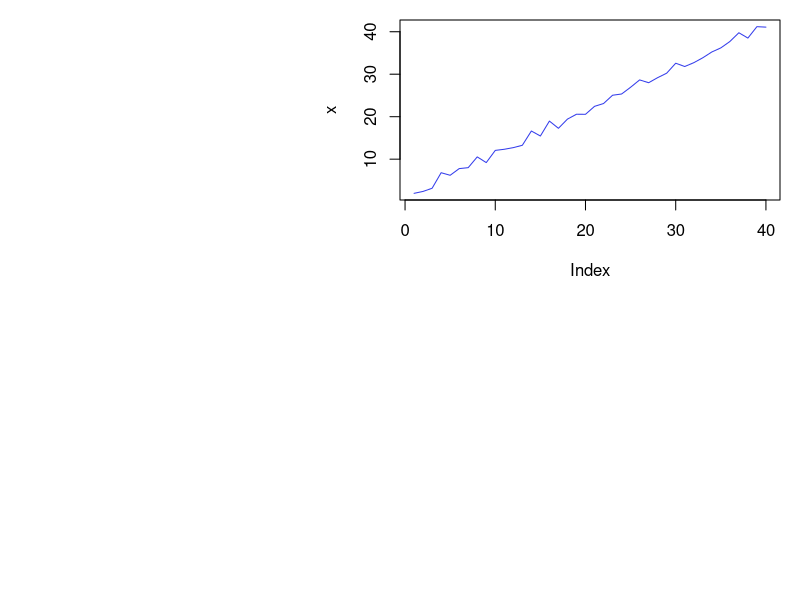
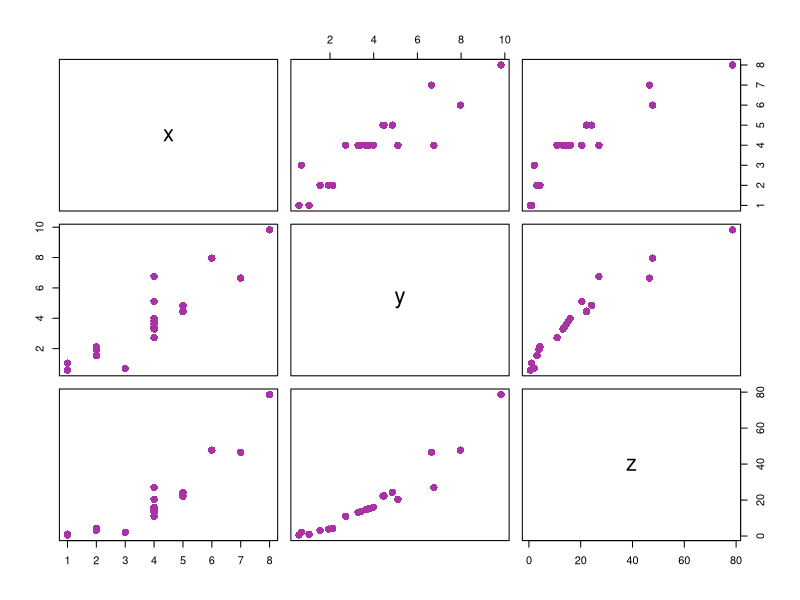

Generate these figures, in order, with R: (Note: this script raises an error after producing the figures.)

# S3 Class ##############################

# To create an object of this class we will create a list that will contain all class members. Then this
# list is passed to the class() method as an argument.
a <- list(name="Adam", Roll_no=15)
# Defining a class "Student"
class(a) <- "Student"
# Creation of object
a

# The generic functions are a good example of polymorphism. 
# To understand the concept of generic functions consider 
#the print() function. The print() function is a collection 
# of various print functions that are created for different
# data types and data structures in the R Programming 
# Language. It calls the appropriate function depending upon 
# the type of object passed as an argument

# Seeing different types of print function
methods(print)

# Now lets create generic function of our own
a = list(name="Adam", Roll_no=15)
class(a) = "Student"
print(a)
# Now lets print all our members in spacified format
print.Student <- function(obj){
  cat("name: ", obj$name, "\n")
  cat("Roll No: ", obj$Roll_no, "\n")
}
print(a)

# To view the S3 attributes
attributes(a)

# Add attributes
attr(a, "age") <- c(18)
attributes(a)


# Inheritance in S3 class
# Inheritance allows one class to derive the features and functionalities 
# of another class. The feature facilitates code resuability

# student function with argument
student <- function(n, r){
  value <- list(name=n, Roll_no=r)
  attr(value, "class") <- "student"
  value
}
print.student <- function(obj){
  cat("Name: ", obj$name, "\n")
  cat("Roll ", obj$Roll_no)
}
# inheritance is done while creating another class by doing class(obj) <- c(child, parent)
s <- list(name="Kesha", Roll_no=21, country="Bangladesh")
class(s) <- c("Student", "student")
s
# The following class overwrites the method for class student
print.student <- function(obj){
  cat(obj$name, "is from", obj$country, "\n")
}
s


# S4 class #####################
# S4 class has a predefined definition.
# this function contain auxiliary functions for defining methods and generics
# syntax: setClass("myClass", slots=list(name="character", Roll_no="numeric"))
# The new() function is used to create object of S4 class

setClass("Student", slots=list(name="character", Roll_no="numeric"))
a <- new("Student", name="Adam", Roll_no=20)
a

# Create S4 objects from generator function
# setClass() returns a generator function which helps in creating objects and it acts as a constructor
stud <- setClass("Student", slots=list(name="character", Roll_no="numeric"))
stud
stud(name="Adam", Roll_no=15)

# Inheritance in S4 class
# Define S4 class
setClass("student", 
         slots=list(name="character",
                    age="numeric", rno="numeric")
         )
# Define a function to display object details
setMethod("show", "student",
          function(obj){
            cat(obj@name, "\n")
            cat(obj@age, "\n")
            cat(obj@rno, "\n")
          })
# Inherit from student
setClass("InternationalStudent",
         slots=list(country="character"),
         contains="student")
# Rest of the attribute will inherited from student
s <- new("InternationalStudent", name="Adam",
         age=22, rno=15, country="Bangladesh")
show(s)


# Reference class ###################
# Reference class is an improvement over s4 class
library(methods)
# setRefClass returns a generator
movies <- setRefClass("movies", fields=list(
  name = "character", leadActor="character", rating="numeric"
))
movieList <- movies(name="Iron Man", leadActor="Robert downey Jr", rating = 7)
movieList


# Add method to our class
library(methods)
movies <- setRefClass("movies", fields=list(name="character", leadActor="character", 
                                            rating="numeric"), methods=list(
                                              increment_rating = function(){
                                                rating <<- rating + 1
                                              },
                                              decrement_rating = function(){
                                                rating <<- rating - 1
                                              }
                                            ))
movieList <- movies(name="Iron Man",
                    leadActor="Robert downey Jr", rating=7)
movieList$rating
movieList$increment_rating()
movieList$rating



# R objects ###################
# in R programming language there are 5 basic types of language

# 1: vectors
x <- c(1, 2, 3, 4, 5)
y <- c("a", "b", "c") 
z <- 5
print(class(x))
print(class(y))
print(class(z))

# 2: Lists
# List can contain heterogeneous data types such as vectors or another lists
ls <- list(c(1, 2, 3, 4), list("a", "b", "c"))
print(ls)
print(class(ls))

# 3: matrices
# 4: factors
# 5: Arrays
# 6: Data frames


# Encapsulation in R programming #############################################
# OOP has the following features:
    # Class
    # Object
    # Abstraction
    # Encapsulation
    # Polymorphism
    # Inheritnce

# While working with classes and dealing with sensitive data, implementing global variable to all the 
# variables used within the program code is not a good choice because then the chance of getting data
# tempered will increase. For this purpose OOP has the concept of Encapsulation. Encapsulation ensures
# the outside view of the object is clearly separated from the inside view of the object by hiding the
# implementation of operation and state from the interface which is available to all other objects

l <- list(name="GeeksForGeeks", state="Up", sector=136)
class(l) <- "info"
l

s <- list(country="Bangladesh", state="Sylhet", street_no.=110)
class(s) <- "address"
s



# Polymorphism ##################################
# R language is evolving and it implements parametric polymorphism, which means that methods in R refer
# to functions, not class.
plot
help("UseMethod")
methods(plot)
# X window system graphics
x11(width=15, height=13)
# The runif() function generates random deviates of the uniform distribution
x <- 3*runif(40) + (1:40)
par(mar=c(20, 20, 1, 1))
plot(x, type='l', col='#343deb')
z <- locator(1)

# Input is data frame
X11(width = 6, height = 6)
set.seed(280870)
x <- c(4, 3, 1, 2, 2, 4, 6, 4, 5, 5, 
       4, 4, 5, 4, 4, 8, 4, 1, 2, 7)
y <- x * rnorm(20, 1, 0.3)
z <- x * y
# Taking a data frame
df <- data.frame(x, y, z)
par(mar = c(0.1, 0.1, 0.1, 0.1))
# Using plot()
plot(df, col = '#a832a6', pch = 16, cex = 1.5)
z <- locator(1)

colors <- c("violet", "indigo", "blue", "green",
            "yellow", "orange", "red")
summary(colors)

state.region
# Provides summarised results under each region
summary(state.region) 
# As maxsum is given as 3, totally we should have 3 regions
# But here we have 4 regions and hence highest count region,
# next highest count region is displayed and the other 
# regions are clubbed under Other
summary(state.region, maxsum = 3)

# Creating generic method
display <- function(obj){
  UseMethod("print")
}
print.bank <- function(obj){
  cat("Name is ", obj$name, "\n")
  cat(obj$account_no, " is the Acc no of the holder", "\n")
  cat(obj$saving, " is the amount of saving in the account \n")
  cat(obj$withdrawn, " is the withdrawn amount\n")
}
x <- list(name="hasan", account_no=1234, saving=1500, withdraw=267)
class(x) <- "bank"
display <- function(obj){
  UseMethod("print")
}
display(x)




# Inheritance ###########################################
# Inheritance is one of the concept in OOP by which new classes can be derived from existing or base
# classes helping in re-usability of code.

# Inheritance in S3 class
student <- function(n, a, r){
  value <- list(name=n, age=a, rno=r)
  attr(value, "class") <- student
  value
}
print.student <- function(obj){
  cat(obj$name, "\n")
  cat(obj$age, "\n")
  cat(obj$rno, "\n")
}
s <- list(name="Kalam", age=21, rno=4, country="Bangladesh")
class(s) <- c("InternationalStudent", "student")
cat("The method print.student() is inherited:\n")
print(s)

# overwriting the print method
print.InternationalStudent <- function(obj){
  cat(obj$name, "is from", obj$country, "\n")
}
print(s)

#check inheritance
inherits(s, "student")


# Inheritance in S4 class
setClass("student", slots=list(
  name="character", age="numeric", rno="numeric"
))
setMethod("show", "student",
          function(obj){
            cat(obj@name, "\n")
            cat(obj@age, "\n")
            cat(obj@rno, "\n")
          })
#inherit from student
setClass("InternationalStudent", slots=list(country="character"), contains="student")

s <- new("InternationalStudent", name="Kalam", age=21, rno=96, country="Bangladesh")
show(s)


# Inheritance in Reference class
# Define class 
student <- setRefClass("student",        
                       fields = list(name = "character", 
                                     age = "numeric", rno = "numeric"), 
                       methods = list( 
                         inc_age <- function(x) { 
                           age <<- age + x 
                         }, 
                         dec_age <- function(x) { 
                           age <<- age - x 
                         } 
                       ) 
) 
# Inheriting from Reference class 
InternStudent <- setRefClass("InternStudent",  
                             fields = list(country = "character"),  
                             contains = "student", 
                             methods = list( 
                               dec_age <- function(x) { 
                                 if((age - x) < 0)  stop("Age cannot be negative") 
                                 age <<- age - x 
                               } 
                             )  
) 
# Create object 
s <- InternStudent(name = "Utkarsh", 
                   age = 21, rno = 96, country = "India") 
s$dec_age(5) 
s$age 

s$dec_age(20)  
s$age 




# Abstraction #############################
add_2 <- function(y){2+y}
add_2(1:10)

add_x <- function(x){
  function(y){ x+y }
}
add_2 <- add_x(2)
add_7 <- add_x(7)

for (i in 1:nboot){
  bootmeans[i] <- mean(sample(data, length(data), replace=TRUE))
}

make_container <- function(n){
  x <- numeric(n)
  i <- 1
  function(value=NULL){
    if(is.null(value)){
      return(x)
    }
    else{
      x[i] <<- value
      i <<- i+1
    }
  }
}
bootmeans <- make_container(nboot)
for(i in 1:nboot){
  bootmeans(mean(sample(data, length(data), replace=TRUE)))
}



# Looping over objects #################################
# One of the biggest issues with the "for" loop is its memeory consumption and its slowness in executing
# repetative task. And when its come to dealing with large data set and iterative over it, for loop 
# is not advised. R provides many alternatives to be applied to vectors for lopping operation that are
# pretty useful when working interactively on a command line. In this article we deal with apply()
# function and its vatiation: apply(), lapply(), sapply(), tapply(), mapply()

# apply():   Applies a function over the margins of an array or matrix
# lapply():  Apply a function over a list or vector 
# sapply():  Same as lapply() but with spacified result
# tapply():  Apply a function over a ragged array
# mapply():  Multivariate version of lapply()

# apply()
A = matrix(1:9, 3, 3)
print(A)
# Applying apply() over a row of matrix. Here margin 1 is for row
r = apply(A, 1, sum)
print(r)
# Applying apply() over a column of matrix. Here 2 is for column
c = apply(A, 2, sum)
print(c)

# lapply():
  # This function is used to apply a function over a list. It always return a list of the same length as
  # the input list
A = matrix(1:9, 3, 3)
B = matrix(10:18, 3, 3)
myList = list(A, B)
determinant = lapply(myList, det)
print(determinant)

# sapply()
# sapply(): This function is used to simplify the result of lapply(), if possible. Unlike lapply(), 
# the result is not always a list. The output varies in the following ways:-
  # If output is a list containing elements having length 1, then a vector is returned.
  # If output is a list where all the elements are vectors of same length(>1), then a matrix is returned.
  # If output contains elements which cannot be simplified or elements of different types, a list 
  # is returned.
A = list(a=1:5, b=6:10)
means = sapply(A, mean)
print(means)

# tapply():
  # This function is used to apply a function over a subset of vectors given by a combination of factors.
Id = c(1, 1, 1, 1, 2, 2, 2, 3, 3)
val = c(1, 2, 3, 4, 5, 6, 7, 8, 9)
result = tapply(val, Id, sum)
print(result)

# mapply():
  # It's a multivariate version of lapply(). This function can be used over several list simultaneously.
A = list(c(1, 2, 3, 4))
B = list(c(2, 5, 1, 6))
result = mapply(sum, A, B)
print(result)





# Creating, Listing and Deleting, Objects in memory #########################

# Listing object in memory
# numeric object
x = 5
# String object
name = "Jafrul"
# Vector object
vec1 = c(1, 2, 3)
vec2 = c("a", "b", "c")
# List object
listOfNumber = list( 
  "Numbers" = vec1, 
  "Characters" = vec2 
) 
# Data frame object 
myDataFrame = data.frame( 
  "Numbers" = vec1, 
  "Characters" = vec2 
) 
# Listing objects using object() 
print(objects()) 
# Listing objects using ls() 
print(ls()) 


# The code below returns all objects 
# whose name contains an v 
print(ls(pattern = "v")) 
# The code below returns all objects 
# whose name ends with "e" 
print(ls(pattern = "e$")) 


# Deleting object in memory
# Deleting object x using rm() 
rm(x) 
# Deleting object myDataFrame using remove() 
remove(myDataFrame) 
ls()

# Deleting All object in memory
rm(list=ls())
print(ls())




# S3 class ############################################
x <- c("female", "male", "male", "female")
class(x)
# Using the command class() to append the class of the vector
class(x) <- append(class(x), "Gender")
class(x)

age <- c(12, 10, 9)
e <- environment()
e
# setting the value of a variable
assign("age", 3, e)
ls()
# Getting the values of the variable
get("age", e)


# For creating S3 object there are two main steps:
    # Create a list with the required components
    # Then the class can be formed by command class(x) and a name should be assigned to this class
x <- list(name="Jafrul", account_no=1234, saving=1500, withdraw=234)
class(x) <- "bank"
x

# The S3 system in R language consists of three main components
    # Generic function, method, attributes
# The function print() is a generic function and hence is a collection of methods
methods(print)

# In the above long list there are important methods like print.factor(). When we print a factor through
# function print(), the call would automatically dispatch to print.factor()
# The class created as - bank, would search for a method named print.bank(), and since no such method 
# exists print.default() is used. 
# Generic functions have a default method which is used when no match is available

# Creating own method
x <- list(name="Jafrul", account_no=12345, saving=1200, withdraw=750)
class(x) <- "bank"
print.bank <- function(obj){
  cat("Name is ", obj$name, "\n")
  cat(obj$account_no, " is the account number of the holder\n")
  cat(obj$saving, " is the amount of saving the account \n")
  cat(obj$withdraw, " is the withdrawn amount")
}
x
